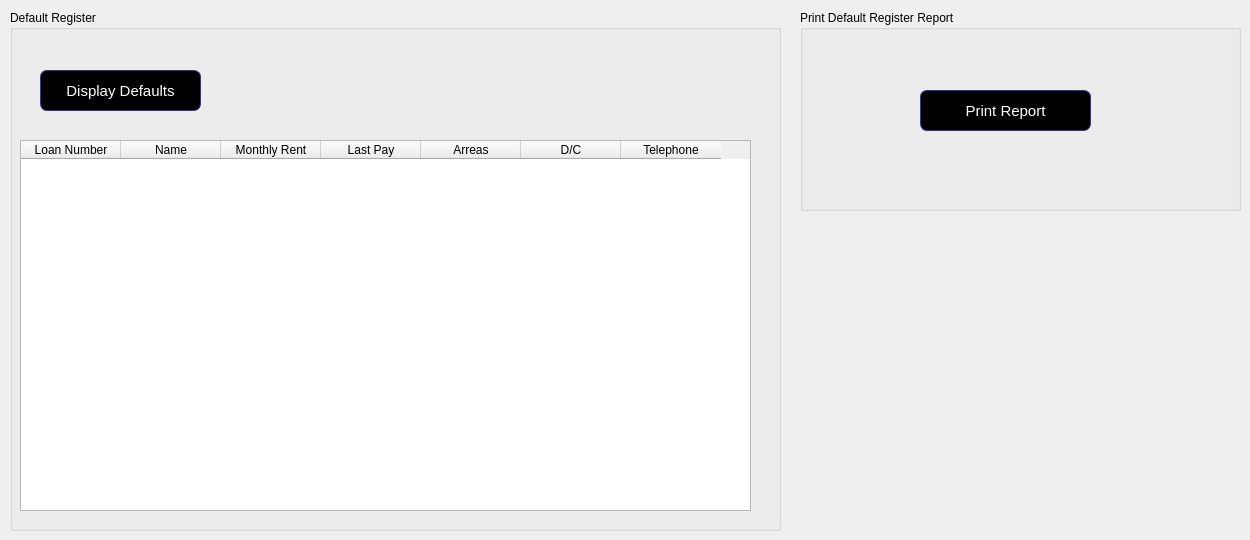
      <widget class="QWidget" name="tab_25">
       <attribute name="title">
        <string>Default Register</string>
       </attribute>
       <widget class="QGroupBox" name="groupBox_34">
        <property name="geometry">
         <rect>
          <x>10</x>
          <y>10</y>
          <width>771</width>
          <height>521</height>
         </rect>
        </property>
        <property name="title">
         <string>Default Register</string>
        </property>
        <widget class="QPushButton" name="pushButton_33">
         <property name="geometry">
          <rect>
           <x>30</x>
           <y>60</y>
           <width>161</width>
           <height>41</height>
          </rect>
         </property>
         <property name="styleSheet">
          <string notr="true">QPushButton:hover {
color: black;
background-color: grey;
border-width: 1px;
border-color: #339;
border-style: solid;
border-radius: 7;
padding: 3px;
font-size: 15px;
padding-left: 5px;
padding-right: 5px;
}
QPushButton {
color: white;
background-color: QLinearGradient( );
border-width: 1px;
border-color: #339;
border-style: solid;
border-radius: 7;
padding: 3px;
font-size: 15px;
padding-left: 5px;
padding-right: 5px;

}</string>
         </property>
         <property name="text">
          <string>Display Defaults</string>
         </property>
        </widget>
        <widget class="QTableWidget" name="tableWidget_14">
         <property name="geometry">
          <rect>
           <x>10</x>
           <y>130</y>
           <width>731</width>
           <height>371</height>
          </rect>
         </property>
         <column>
          <property name="text">
           <string>Loan Number</string>
          </property>
         </column>
         <column>
          <property name="text">
           <string>Name</string>
          </property>
         </column>
         <column>
          <property name="text">
           <string>Monthly Rent</string>
          </property>
         </column>
         <column>
          <property name="text">
           <string>Last Pay</string>
          </property>
         </column>
         <column>
          <property name="text">
           <string>Arreas</string>
          </property>
         </column>
         <column>
          <property name="text">
           <string>D/C</string>
          </property>
         </column>
         <column>
          <property name="text">
           <string>Telephone</string>
          </property>
         </column>
        </widget>
       </widget>
       <widget class="QGroupBox" name="groupBox_35">
        <property name="geometry">
         <rect>
          <x>800</x>
          <y>10</y>
          <width>441</width>
          <height>201</height>
         </rect>
        </property>
        <property name="title">
         <string>Print Default Register Report</string>
        </property>
        <widget class="QPushButton" name="pushButton_34">
         <property name="geometry">
          <rect>
           <x>120</x>
           <y>80</y>
           <width>171</width>
           <height>41</height>
          </rect>
         </property>
         <property name="styleSheet">
          <string notr="true">QPushButton:hover {
color: black;
background-color: grey;
border-width: 1px;
border-color: #339;
border-style: solid;
border-radius: 7;
padding: 3px;
font-size: 15px;
padding-left: 5px;
padding-right: 5px;
}
QPushButton {
color: white;
background-color: QLinearGradient( );
border-width: 1px;
border-color: #339;
border-style: solid;
border-radius: 7;
padding: 3px;
font-size: 15px;
padding-left: 5px;
padding-right: 5px;

}</string>
         </property>
         <property name="text">
          <string>Print Report</string>
         </property>
        </widget>
       </widget>
      </widget>
